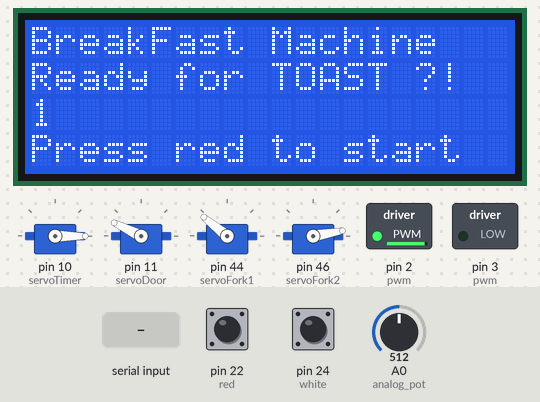
The sketch below on a simulated Arduino Mega 2560, built with avr-gcc and run on an emulated ATmega2560. Shown: 4 × servo, 20×4 character LCD, switched loads named in the sketch (green lamp = pin HIGH). The inputs (shaded band) are chosen by the test bench; at power-on: pin 22 (red) HIGH, A0 (analog_pot) = 512, pin 24 (white) HIGH. What the sketch prints to the serial monitor is not drawn.

Above: at 1.15 s.
1.4 s: pin 22 (red) pulled LOW for 0.15 s
At 1.72 s:
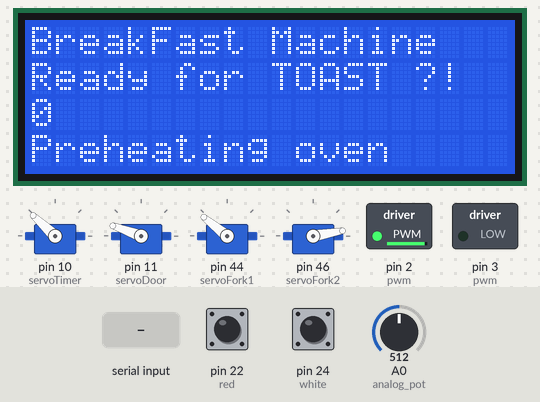
2.1 s: A0 (analog_pot) set to 122
At 3.2 s:
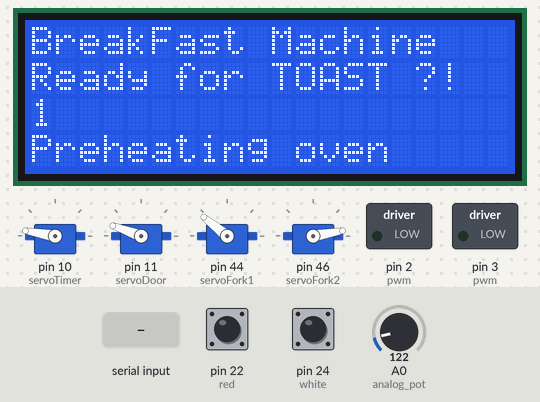
5.1 s: "a\n" received over Serial
At 6.7 s:
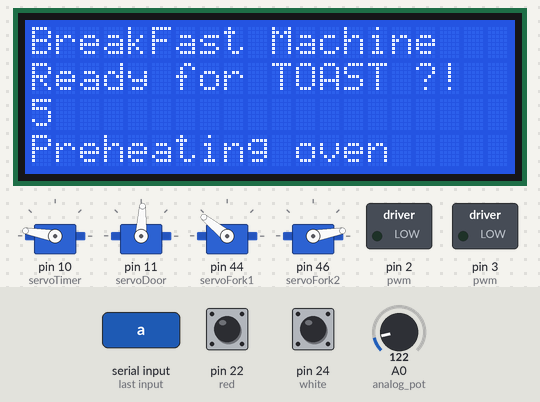
7.3 s: byte 98 ('b') received over Serial
At 7.76 s:
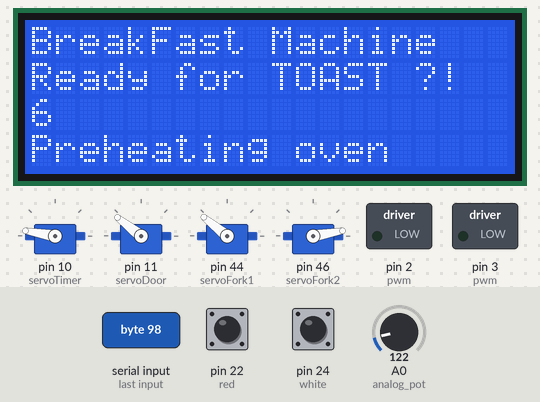
9.1 s: byte 102 ('f') received over Serial
At 10.9 s:
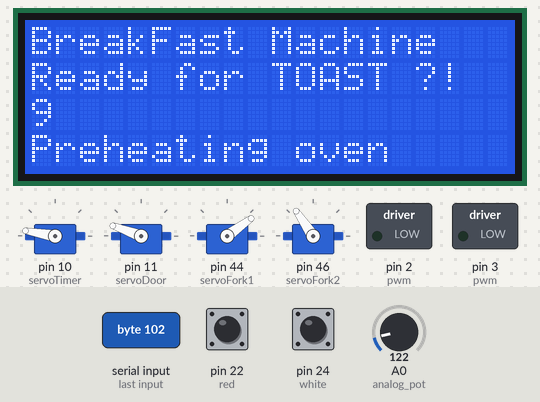
12.1 s: byte 97 ('a') received over Serial
Timing chart, 0 to 15.1 s (numbered marks = the images above; inputs shaded):
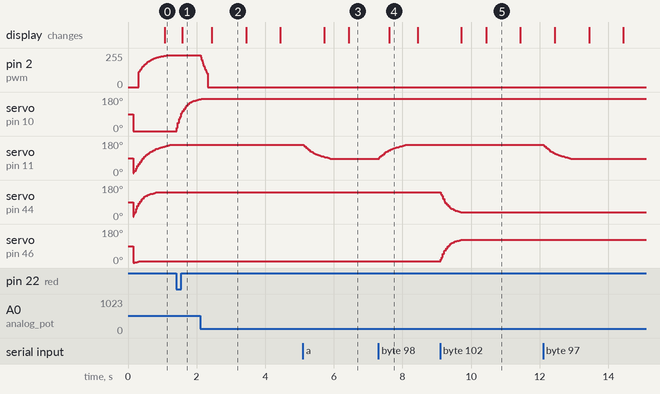

The sketch:

MEGA.ino
```cpp
#include <Wire.h>                     // for LCD
#include <LiquidCrystal_I2C.h>        // for LCD

#include <PID_v1.h>  //PID loop from http://playground.arduino.cc/Code/PIDLibrary

#include <Servo.h>

Servo servoTimer;
Servo servoDoor;
Servo servoFork1;
Servo servoFork2;

int servoTimerPos;
int servoDoorPos;
int servoFork1Pos;
int servoFork2Pos;

int motorPos;
int motorPos1;

int servoTimerPos_filtered;
int servoDoorPos_filtered;
int servoFork1Pos_filtered;
int servoFork2Pos_filtered;

int motorPos_filtered;

double Pk1 = 15;  //speed it gets there
double Ik1 = 0;
double Dk1 = 0;
double Setpoint1, Input1, Output1, Output1a;    // PID variables wheel

PID PID1(&Input1, &Output1, &Setpoint1, Pk1, Ik1 , Dk1, DIRECT);

int pot;

// Set the pins on the I2C chip used for LCD connections (Some LCD use Address 0x27 and others use 0x3F):
LiquidCrystal_I2C lcd(0x27, 2, 1, 0, 4, 5, 6, 7, 3, POSITIVE);  // Set the LCD I2C address (addr, en, rw, rs, d4, d5, d6, d7, backlight, polarity)

unsigned long previousMillis = 0;
const long interval = 20;

unsigned long previousOvenMillis = 0;

int red;        // buttons
int white;

int state = 0;        // stage of the automation


void setup() {

    servoTimer.attach(10);
    servoDoor.attach(11);
    servoFork1.attach(44);
    servoFork2.attach(46);

    pinMode(22, INPUT_PULLUP);    // red
    pinMode(24, INPUT_PULLUP);    // white

    pinMode(A0, INPUT);           // analog pot

    pinMode(2, OUTPUT);           // pwm
    pinMode(3, OUTPUT);           // pwm

    PID1.SetMode(AUTOMATIC);
    PID1.SetOutputLimits(-255, 255);
    PID1.SetSampleTime(20);

    Serial.begin(115200); // start serial port

    lcd.begin(20,4);   // Initialize the lcd for 20 chars 4 lines, turn on backlight

    // NOTE: Cursor Position: (CHAR, LINE) starts at 0
    lcd.setCursor(0,0);
    lcd.print("BreakFast Machine   ");
    lcd.setCursor(0,1);
    lcd.print("Ready for TOAST ?!  ");
    lcd.setCursor(0,2);
    lcd.print("                    ");
    lcd.setCursor(0,3);
    lcd.print("Press red to start  ");

    servoTimerPos = 0;             // 0 off - 180 on
    servoDoorPos = 180;               // 83 open - 160 closed
    servoFork1Pos = 151;               // left fork. Lower number toward oven
    servoFork2Pos = 20;              // right fork. Higher number toward oven
    Setpoint1 = 125;          // 125 - 250. high number is closer to oven

    Serial.println("Ready!");
    Serial.println("'a' to open door");
    Serial.println("'b' to close door");
    Serial.println("'c' to move tray back");
    Serial.println("'d' to move tray forward");
    Serial.println("'e' to move forks down");
    Serial.println("'f' to move forks mid");
    Serial.println("'g' to move forks tip");
    Serial.println("'h' to set timer");
    Serial.println("'i' to release timer");
}


void loop() {

   unsigned long currentMillis = millis();
   if (currentMillis - previousMillis >= interval) {  // start timed event for read and send
      previousMillis = currentMillis;

         if (Serial.available()) {
                char c = Serial.read();

                if (c == 'a') {
                    servoDoorPos = 87;
                }
                else if (c == 'b') {
                    servoDoorPos = 180;
                }
                else if (c == 'f') {
                    servoFork1Pos = 36;
                    servoFork2Pos = 134;
                }
                else if (c == 'e') {
                    servoFork1Pos = 19;
                    servoFork2Pos = 150;
                }
                else if (c == 'g') {
                    servoFork1Pos = 151;
                    servoFork2Pos = 20;
                }
                else if (c == 'h') {
                    servoTimerPos = 180;
                }
                else if (c == 'i') {
                    servoTimerPos = 0;
                }
                else if (c == 'c') {
                    Setpoint1 = 125;          // 125 - 250. high number is closer to oven
                }
                else if (c == 'd') {
                    Setpoint1 = 250;          // 125 - 250. high number is closer to oven
                }

         }

         red = digitalRead(22);
         white = digitalRead(24);

         // state machine stuff in here

         lcd.setCursor(0,2);
         lcd.print((currentMillis - previousOvenMillis)/1000);

         if (state == 0 && red == 0) {
             servoTimerPos = 180;
             Setpoint1 = 125;          // 125 - 250. high number is closer to oven
             state = 1;
         }

         else if (state == 1 && currentMillis - previousOvenMillis > 1000) {
             servoFork1Pos = 151;
             servoFork2Pos = 20;
             lcd.setCursor(0,3);
             lcd.print("Preheating oven     ");
             previousOvenMillis = currentMillis;
             state = 2;
         }

         else if (state == 2 && currentMillis - previousOvenMillis > 30000){     // preheat timer 1 min
              servoDoorPos = 87;
              previousOvenMillis = currentMillis;
              state = 3;
         }

         else if (state == 3 && currentMillis - previousOvenMillis > 1000){
              servoFork1Pos = 36;               // forks ready for food
              servoFork2Pos = 134;
              lcd.setCursor(0,3);
              lcd.print("Insert food         ");
              state = 4;
         }

         else if (state == 4 && red == 0) {
              Setpoint1 = 250;          // move tray into oven
              state = 5;
              previousOvenMillis = currentMillis;
         }

         else if (state == 5 && currentMillis - previousOvenMillis > 2000) {
              servoFork1Pos = 19;      // lower tray
              servoFork2Pos = 150;
              state = 6;
              previousOvenMillis = currentMillis;
         }

         else if (state == 6 && currentMillis - previousOvenMillis > 2000) {
              Setpoint1 = 125;          // move carriage away from oven
              state = 7;
              previousOvenMillis = currentMillis;
         }

         else if (state == 7 && currentMillis - previousOvenMillis > 2000) {
              servoFork1Pos = 151;      // raise forks away from door.
              servoFork2Pos = 20;
              state = 8;
              previousOvenMillis = currentMillis;
         }

         else if (state == 8 && currentMillis - previousOvenMillis > 1000) {
              servoDoorPos = 180;       // close door
              state = 9;
              previousOvenMillis = currentMillis;
         }

         else if (state == 9 && currentMillis - previousOvenMillis > 1000) {
              servoTimerPos = 0;        // release timer
              state = 10;
              previousOvenMillis = currentMillis;
         }

         else if (state == 10 && currentMillis - previousOvenMillis > 30000) {
              servoDoorPos = 87;        // open door
              state = 11;
              previousOvenMillis = currentMillis;
         }

         else if (state == 11 && currentMillis - previousOvenMillis > 2000) {
              servoFork1Pos = 19;       // forks ready to pick up tray
              servoFork2Pos = 150;
              state = 12;
              previousOvenMillis = currentMillis;
         }

         else if (state == 12 && currentMillis - previousOvenMillis > 2000) {
              Setpoint1 = 250;          // move carrieage into oven
              state = 13;
              previousOvenMillis = currentMillis;
         }

         else if (state == 13 && currentMillis - previousOvenMillis > 2000) {
              servoFork1Pos = 36;               // raise forks
              servoFork2Pos = 134;
              state = 14;
              previousOvenMillis = currentMillis;
         }

         else if (state == 14 && currentMillis - previousOvenMillis > 3000) {
              Setpoint1 = 125;          // move carriage away from oven
              state = 15;
              previousOvenMillis = currentMillis;
         }

         else if (state == 15 && currentMillis - previousOvenMillis > 7000) {
              servoFork1Pos = 151;      // throw out food
              servoFork2Pos = 20;
              state = 16;
              previousOvenMillis = currentMillis;
         }

         else if (state == 16 && currentMillis - previousOvenMillis > 3000) {
              servoDoorPos = 180;       // close door
              state = 0;
              lcd.setCursor(0,3);
              lcd.print("Press red to start  ");
              previousOvenMillis = currentMillis;
         }


         // end  of state machine

          pot = analogRead(A0);

          servoTimerPos_filtered = filter(servoTimerPos, servoTimerPos_filtered, 10);
          servoDoorPos_filtered = filter(servoDoorPos, servoDoorPos_filtered, 20);
          servoFork1Pos_filtered = filter(servoFork1Pos, servoFork1Pos_filtered, 10);
          servoFork2Pos_filtered = filter(servoFork2Pos, servoFork2Pos_filtered, 10);

          servoTimer.write(servoTimerPos_filtered);
          servoDoor.write(servoDoorPos_filtered);
          servoFork1.write(servoFork1Pos_filtered);
          servoFork2.write(servoFork2Pos_filtered);

          Input1 = pot;

          PID1.Compute();

          motorPos_filtered = filter(Output1, motorPos_filtered, 15);

          // drive motor

          if (motorPos_filtered < -100)                                       // decide which way to turn the motor
          {
            motorPos1 = abs(motorPos_filtered);
            analogWrite(2, motorPos1);                           // set PWM pins
            analogWrite(3, 0);
          }
          else if (motorPos_filtered > 100)                                  // decide which way to turn the motor
          {
            motorPos1 = abs(motorPos_filtered);
            analogWrite(3, motorPos1);
            analogWrite(2, 0);
          }
          else
          {
            analogWrite(2, 0);
            analogWrite(3, 0);
          }


   }  // end of timed event

}   // end of main loop


//***************filter  motions*****************

double filter(double lengthOrig, double currentValue, int filter) {
  double lengthFiltered =  (lengthOrig + (currentValue * filter)) / (filter + 1);
  return lengthFiltered;
}
```

Measured:
- after the input at 1.4 s, servo on pin 10 (servoTimer): moves from 0° to 169° over 0.68 s, starting at once; the display: changes after 0.18 s (image 1)
- after the input at 2.1 s, pin 2 (pwm): moves from 240/255 to 0/255 over 0.20 s, starting at once
- after the input at 5.1 s, servo on pin 11 (servoDoor): moves from 160° to 87° over 0.78 s, starting at once
- after the input at 7.3 s, servo on pin 11 (servoDoor): moves from 87° to 160° over 0.78 s, starting at once
- after the input at 9.1 s, servo on pin 44 (servoFork1): moves from 141° to 36° over 0.60 s, starting at once; servo on pin 46 (servoFork2): moves from 10° to 124° over 0.60 s, starting at once
- what the display in image 5 shows lasts 1.0 s, from 10.4 s to 11.4 s
